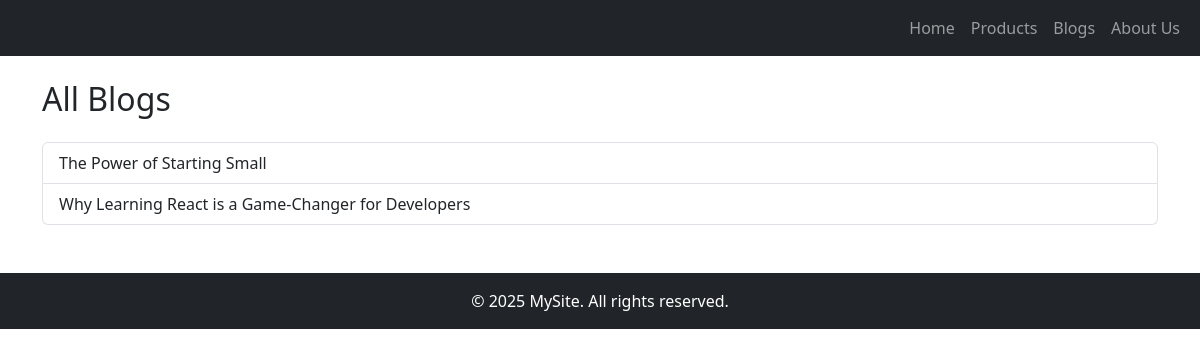
The app's page /blogs/, older data.
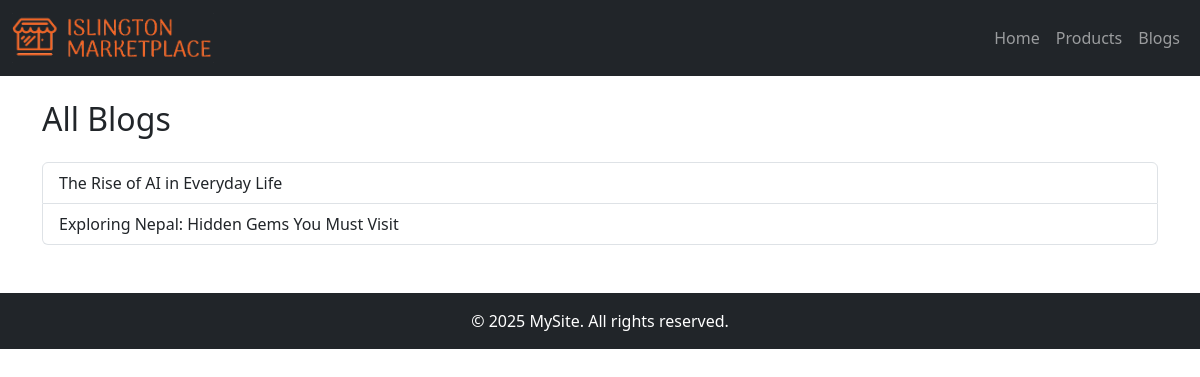
The same page, newer data.
### pages/models.py (models this page shows, shortened)
class Page(models.Model):
    title = models.CharField(max_length=100)
    slug = models.SlugField(unique=True)
    content = models. TextField()
    created_at = models. DateTimeField(auto_now_add=True)

### blogs/models.py (models this page shows, shortened)
class Blog(models.Model):
    category = models.CharField(max_length=100, default='Untitled')
    title = models.CharField(max_length=255)
    content = models.TextField()
    author = models.CharField(max_length=100)
    blog_image = models.ImageField(upload_to='photos/blogs', blank=True)

### sitesetting/models.py (models this page shows, shortened)
class SiteSetting(models.Model):
    site_title = models.CharField(max_length=200, default="MarketPlace")
    meta_description = models.TextField(blank=True, null=True)
    meta_keywords = models.CharField(max_length=255, blank=True, null=True)
    logo = models.ImageField(upload_to="photos/logos/", blank=True, null=True)
    favicon = models.ImageField(upload_to="photos/favicons/", blank=True, null=True)
    class Meta:
        verbose_name = "Site Setting"
        verbose_name_plural = "Site Setting"

### blogs/views.py (the view)
# urls.py: path('', views.blog_list, name='blog_list'),
def blog_list(request):
    all_blogs = Blog.objects.all()
    return render(request, 'blogs/blogs1.html', {'blogs': all_blogs})

### pages/context_processors.py (called while the page is built)
def pages_links(request):
    pages = Page.objects.all()
    return {'pages': pages}

### sitesetting/context_processors.py (called while the page is built)
def site_settings(request):
    setting = SiteSetting.objects.first()
    return {'site_setting': setting}

### templates copy/blogs/blogs1.html
{% extends 'master/base1.html' %}
{% block content %}
<h2 class="mb-4">All Blogs</h2>
<div class="list-group">
  {% for blog in blogs %}
    <a href="{% url 'blog_detail' blog.pk %}" class="list-group-item list-group-item-action">
      {{ blog.title }}
    </a>
  {% endfor %}
</div>
{% endblock %}

### templates copy/includes/header1.html (shortened to what this page needs)
{% load static %}
<nav class="navbar navbar-expand-lg navbar-dark bg-dark">
  <div class="container-fluid">
    <a class="navbar-brand" href="{% url 'home' %}">
      {% if site_setting.logo %}
        <img src="{{ site_setting.logo.url }}" alt="logo"
        style="max-height: 50px; width: auto;" class="d-inline-block align-middle">
      {% endif %}
    </a>
    <div class="collapse navbar-collapse" id="navbarNav">
      <ul class="navbar-nav ms-auto">
        <li class="nav-item">
          <a class="nav-link" href="{% url 'home' %}">Home</a>
        </li>
        <li class="nav-item">
          <a class="nav-link" href="{% url 'products' %}">Products</a>
        </li>
        <li class="nav-item">
          <a class="nav-link" href="{% url 'blog_list' %}">Blogs</a>
        </li>
        {% for page in pages %}
        <li class="nav-item">
          <a class="nav-link" href="{% url 'page_detail' page.slug %}">{{ page.title }}</a>
        </li>
        {% endfor %}
      </ul>
    </div>
  </div>
</nav>

Row changes from the older to the newer data that the page shows:
removed Page: title "About Us"
added SiteSetting: logo (picture)
changed Blog: title "The Power of Starting Small" → "The Rise of AI in Everyday Life"
changed Blog: title "Why Learning React is a Game-Changer for Developers" → "Exploring Nepal: Hidden Gems You Must Visit"
